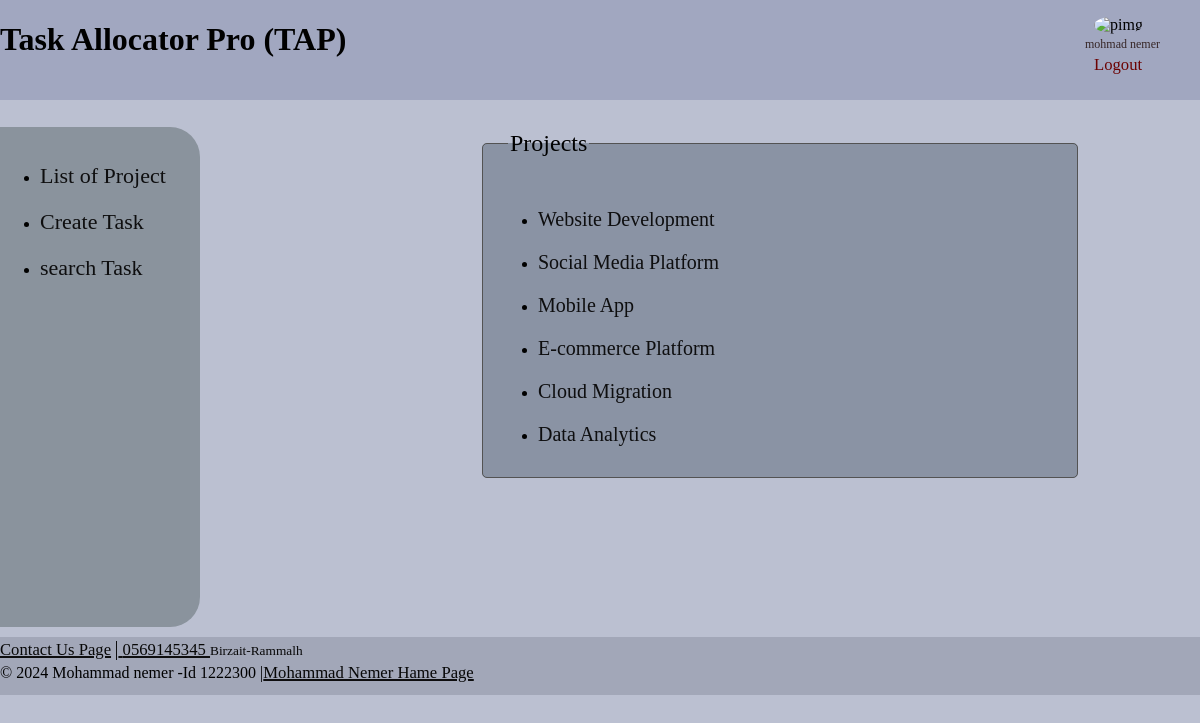
/ListOfproject.php (signed in), run on the app's committed database.
### tables this page shows
CREATE TABLE `project` (
  `project_id` varchar(11) NOT NULL,
  `project_title` varchar(255) DEFAULT NULL,
  `project_description` text DEFAULT NULL,
  `customer_name` varchar(255) DEFAULT NULL,
  `total_budget` decimal(10,2) DEFAULT NULL,
  `start_date` date DEFAULT NULL,
  `end_date` date DEFAULT NULL,
  `file1_name` varchar(255) DEFAULT NULL,
  `file2_name` varchar(255) DEFAULT NULL,
  `file3_name` varchar(255) DEFAULT NULL,
  `Leaderid` bigint(20) DEFAULT NULL
);

### ListOfproject.php (the view, shortened to what this page needs)
<?php
$pdo = db_connect();
$user_tablename="project";
?>
<!DOCTYPE html>
<html lang="en">
<head>
    <link rel="stylesheet" href="style2.css">
</head>
<body>
<header>
<h1>Task Allocator Pro (TAP)</h1>
<nav id="account">
    <figure>
    <img id="imgpersonal" src="./Files/<?php echo $_SESSION['images']; ?>" alt="pimg">
  <figcaption>  <a id="hehm"  href="/pesonalpage.php">
    <?php
echo $_SESSION['name']; ?></a></figcaption>
<a id="logout" href="/login.php"> <small>Logout</small></a>
</figure>
    </nav>
</header>
<article id="contener">
<nav id="Manager">
    <ul>
    <li><a href="/ListOfproject.php">List of Project</a></li>
    <li><a href="/CreateTask.php">Create Task</a></li>
    <li ><a href="/searchTaskleader.php">search Task</a></li>
    </ul>
</nav>
<main id="assign">
  <fieldset>
        <legend>Projects</legend>
        <?php
$id=$_SESSION["loginid"];
$query = "SELECT * FROM $user_tablename WHERE Leaderid = '$id'";
$result = $pdo->query($query);
echo '<ul id="listofproject">';
while ($row = $result->fetch()) {
    echo "<li><a href='TaskListTable.php?project_id=".$row['project_id']."'>".$row['project_title']."</a></li>";
}
echo '</ul>';
        ?>
    </fieldset>
</main>
</article>
<footer>
 <small id="small">
 <a href="https://www.facebook.com/Future.Center.Haybrid.cars/?locale=ar_AR"> <small id="small"> Contact Us Page</small></a>
<a href="https://web.whatsapp.com/">|<small id="small">  0569145345 </small></a>
 Birzait-Rammalh
</small>
 <br>
&copy; 2024 Mohammad nemer -Id 1222300 |<a href="./../../index.html"><small id="small">Mohammad Nemer Hame Page</small></a>
</footer>
</body>
</html>

### style2.css (style rules this page uses)
body { background-color: rgb(187, 192, 209); margin-top: 0px; margin-left: 0px; margin-right: 0px; margin-bottom: 0px; padding-bottom: 0px; display: flex; flex-direction: column; flex-wrap: nowrap; }
a:link { color: rgb(14, 14, 15); }
#imgpersonal { width: 50px; height: 30px; border-radius: 50%; margin-left: 20px; }
#account { margin-right: 0px; }
header { padding-top: 0px; margin-top: 0px; display: flex; justify-content: space-between; flex-direction: row; flex-wrap: nowrap; width: 100%; height: 100px; background-color: rgb(161, 167, 192); }
#hehm { text-decoration: none; font-size: 12px; color: #362626; margin-left: 11px; }
#contener { display: flex; flex-direction: row; flex-wrap: nowrap; margin-bottom: 10px; }
#assign { margin-top: 30px; margin-left: 180px; width: 600px; }
footer { margin-bottom: 0px; height: 58px; background-color: rgb(162, 167, 184); }
a { font-size: 20px; }
#small { color: #070707; }
legend { margin-left: 10px; margin-top: 100px; font-size: 24px; }
#Manager { border-top-right-radius: 30px; border-bottom-right-radius: 30px; display: flex; flex-direction: row; flex-wrap: nowrap; width: 200px; background-color: rgb(138, 147, 157); height: 500px; padding-left: 0px; margin-top: 27px; margin-right: 100px; }
fieldset { display: flex; flex-direction: row; gap: 10px; border: 1px solid #535353; background-color: #8a93a4; border-collapse:collapse; border-radius: 5px; padding: 15px; }
li { margin-top: 20px; }
small { color: #6c0202; }
#Manager a { text-decoration: none; font-family: "Times New Roman", Georgia, serif; font-size: 22px; }
#listofproject a { text-decoration: none; }
#logout { text-decoration: none; margin-left: 20px; font-size: 20px; }

### data on the page
project: project_title "Website Development"
project: project_title "Social Media Platform"
project: project_title "Mobile App"
project: project_title "E-commerce Platform"
project: project_title "Cloud Migration"
project: project_title "Data Analytics"

### other printed values
$_SESSION['name'] "mohmad nemer"
